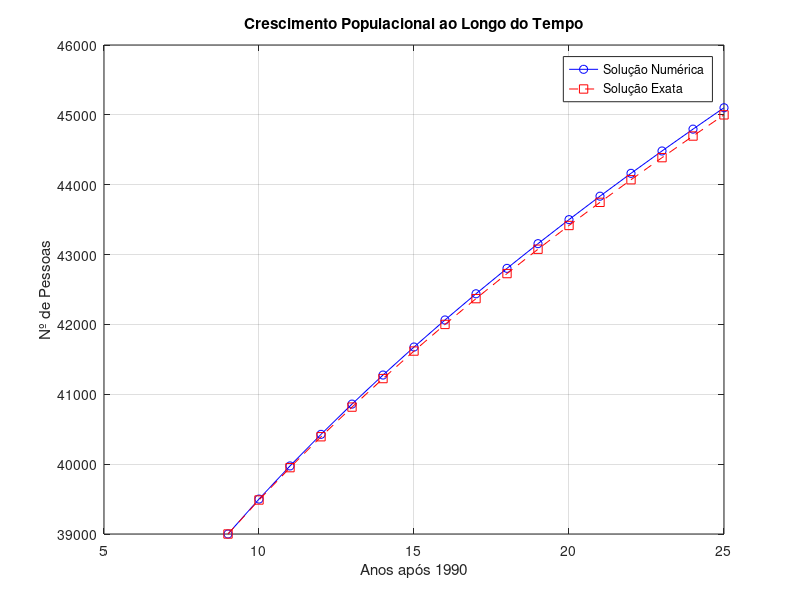

MATLAB code for this plot:
h = 1;
t = 9:h:25;
p = zeros(size(t));
p(1) = 39000;

for i = 1:length(t)-1
    dpdt = 1500 * (t(i)^(-1/2));
    p(i+1) = p(i) + h * dpdt;
end

p_exato = 3000 * sqrt(t) + 30000;

figure;
plot(t, p, 'b-o', 'DisplayName', 'Solução Numérica');
hold on;
plot(t, p_exato, 'r--s', 'DisplayName', 'Solução Exata');
xlabel('Anos após 1990');
ylabel('Nº de Pessoas');
title('Crescimento Populacional ao Longo do Tempo');
legend('show');
grid on;
hold on;
